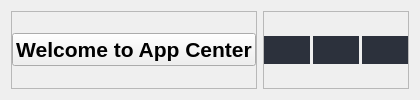
        <widget class="QWidget" name="headerContainer" native="true">
         <property name="sizePolicy">
          <sizepolicy hsizetype="Expanding" vsizetype="Expanding">
           <horstretch>0</horstretch>
           <verstretch>0</verstretch>
          </sizepolicy>
         </property>
         <layout class="QHBoxLayout" name="horizontalLayout_7">
          <item alignment="Qt::AlignLeft">
           <widget class="QFrame" name="frame_5">
            <property name="frameShape">
             <enum>QFrame::StyledPanel</enum>
            </property>
            <property name="frameShadow">
             <enum>QFrame::Raised</enum>
            </property>
            <layout class="QHBoxLayout" name="horizontalLayout_9">
             <property name="spacing">
              <number>0</number>
             </property>
             <property name="leftMargin">
              <number>0</number>
             </property>
             <property name="topMargin">
              <number>0</number>
             </property>
             <property name="rightMargin">
              <number>0</number>
             </property>
             <property name="bottomMargin">
              <number>0</number>
             </property>
             <item>
              <widget class="QPushButton" name="pushButton_8">
               <property name="font">
                <font>
                 <pointsize>16</pointsize>
                 <weight>75</weight>
                 <bold>true</bold>
                </font>
               </property>
               <property name="text">
                <string>Welcome to App Center</string>
               </property>
              </widget>
             </item>
            </layout>
           </widget>
          </item>
          <item alignment="Qt::AlignRight">
           <widget class="QFrame" name="frame_7">
            <property name="frameShape">
             <enum>QFrame::StyledPanel</enum>
            </property>
            <property name="frameShadow">
             <enum>QFrame::Raised</enum>
            </property>
            <layout class="QHBoxLayout" name="horizontalLayout_6">
             <property name="spacing">
              <number>3</number>
             </property>
             <property name="leftMargin">
              <number>0</number>
             </property>
             <property name="topMargin">
              <number>0</number>
             </property>
             <property name="rightMargin">
              <number>0</number>
             </property>
             <property name="bottomMargin">
              <number>0</number>
             </property>
             <item>
              <widget class="QPushButton" name="minimizeBtn">
               <property name="toolTip">
                <string>&lt;html&gt;&lt;head/&gt;&lt;body&gt;&lt;p&gt;&lt;span style=&quot; color:#ffff00;&quot;&gt;Minimize&lt;/span&gt;&lt;/p&gt;&lt;/body&gt;&lt;/html&gt;</string>
               </property>
               <property name="styleSheet">
                <string notr="true">QPushButton {
    color: #333;
    border: 2px solid #555;
    border-radius: 20px;
    border-style: hidden;
	background-color: #2c313c;
    padding: 5px;
	border-radius:15px;
    }

QPushButton:hover {
	background-color: #cfcf00;
	
    }

QPushButton:pressed {
    border-style: hidden;	
	background-color: #bebe00;
    }</string>
               </property>
               <property name="text">
                <string/>
               </property>
               <property name="icon">
                <iconset resource="resources.qrc">
                 <normaloff>:/icons/icons/minus.svg</normaloff>:/icons/icons/minus.svg</iconset>
               </property>
               <property name="iconSize">
                <size>
                 <width>24</width>
                 <height>24</height>
                </size>
               </property>
              </widget>
             </item>
             <item>
              <widget class="QPushButton" name="restoreBtn">
               <property name="toolTip">
                <string>&lt;html&gt;&lt;head/&gt;&lt;body&gt;&lt;p&gt;&lt;span style=&quot; color:#53f900;&quot;&gt;Maximize-Restore&lt;/span&gt;&lt;/p&gt;&lt;/body&gt;&lt;/html&gt;</string>
               </property>
               <property name="styleSheet">
                <string notr="true">QPushButton {
    color: #333;
    border: 2px solid #555;
    border-radius: 20px;
    border-style: hidden;
	background-color: #2c313c;
    padding: 5px;
	border-radius:15px;
    }

QPushButton:hover {
	background-color: #009c72;
	
    }

QPushButton:pressed {
    border-style: hidden;	
	background-color: #008861;
    }</string>
               </property>
               <property name="text">
                <string/>
               </property>
               <property name="icon">
                <iconset resource="resources.qrc">
                 <normaloff>:/icons/icons/square.svg</normaloff>:/icons/icons/square.svg</iconset>
               </property>
               <property name="iconSize">
                <size>
                 <width>24</width>
                 <height>24</height>
                </size>
               </property>
              </widget>
             </item>
             <item>
              <widget class="QPushButton" name="closeBtn">
               <property name="toolTip">
                <string>&lt;html&gt;&lt;head/&gt;&lt;body&gt;&lt;p&gt;&lt;span style=&quot; color:#ff0000;&quot;&gt;Close&lt;/span&gt;&lt;/p&gt;&lt;/body&gt;&lt;/html&gt;</string>
               </property>
               <property name="styleSheet">
                <string notr="true">QPushButton {
    color: #333;
    border: 2px solid #555;
    border-radius: 20px;
    border-style: hidden;
	background-color: #2c313c;
    padding: 5px;
	border-radius:15px;
    }

QPushButton:hover {
	background-color: rgb(197, 0, 0);
    }

QPushButton:pressed {
    border-style: hidden;	
	background-color: rgb(147, 0, 0);
    }</string>
               </property>
               <property name="text">
                <string/>
               </property>
               <property name="icon">
                <iconset resource="resources.qrc">
                 <normaloff>:/icons/icons/x.svg</normaloff>:/icons/icons/x.svg</iconset>
               </property>
               <property name="iconSize">
                <size>
                 <width>24</width>
                 <height>24</height>
                </size>
               </property>
              </widget>
             </item>
            </layout>
           </widget>
          </item>
         </layout>
        </widget>
